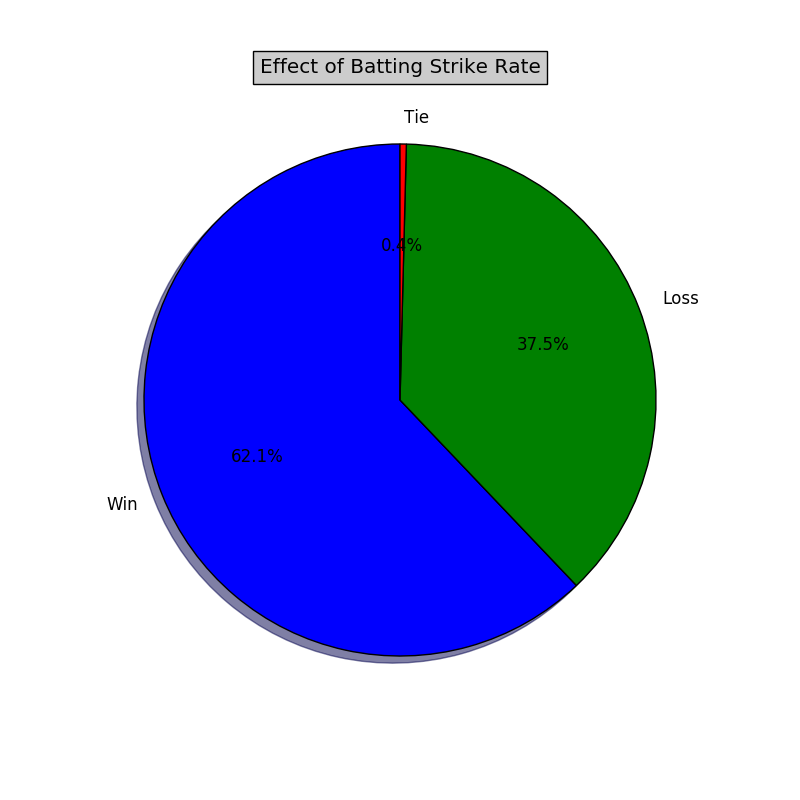

Reproduce this figure in Python.
import csv
import pandas as pd
import numpy as nm
from pylab import*

folder = 'G:\\Google Drive\\Class file\Current\\Me\\Project300\\Data Analysis\\t20s_maleCSV\\'
# file_name = folder + teams + '.csv'

# if csv file column number changes, change this indexex according to the new csv file
decision_index = 6
toss_index = 18
winner_index = 22 #Something bad was happened for wrong indexing ................
team1_name_index = 15
team2_name_index = 16

team_name_mixed_index = 10
run_korce_mixed_index = 9
over_korce_mixed_index = 7

win = 0
loss = 0
tie = 0
team1_batting_strike_rate = 0
team2_batting_strike_rate = 0
team1_run_korce = 0.0
team2_run_korce = 0.0
team1_over_korce = 0.0
team2_over_korce = 0.0

#648
for value in range(1,505):

    global team1_batting_strike_rate
    global team2_batting_strike_rate

    filename = folder + str(value) + '.csv'
    file=open(filename, "r")
    reader = csv.reader(file)
    flag = 0
    for line in reader:
        if flag == 0:
            flag = 1
            continue
        decision=line[decision_index]
        toss=line[toss_index]
        winner=line[winner_index]
        team1_name = line[team1_name_index]
        team2_name = line[team2_name_index]
        break
    #print(decision,toss,winner)
    print(team1_name, team2_name)

    filename2 = folder + 'mixedCSV' + '.csv'
    file2=open(filename2, "r")
    reader2 = csv.reader(file2)
    flag = 0
    for line in reader2:
        if flag == 0:
            flag = 1
            continue

        if line[team_name_mixed_index] == team1_name:
            flag += 1
            team1_run_korce = float(line[run_korce_mixed_index])
            team1_over_korce = float(line[over_korce_mixed_index])
            team1_batting_strike_rate = team1_run_korce / (team1_over_korce * 6.0)

        if line[team_name_mixed_index] == team2_name:
            flag += 1
            team2_run_korce = float(line[run_korce_mixed_index])
            team2_over_korce = float(line[over_korce_mixed_index])
            team2_batting_strike_rate = team2_run_korce / (team2_over_korce * 6.0)

        if flag == 3:
            break

    print(team1_batting_strike_rate, team2_batting_strike_rate)
    print(winner)
    if(winner == 'tie'):
        tie = tie + 1
    elif winner == team1_name:
        if(team1_batting_strike_rate > team2_batting_strike_rate):
            win += 1
        else:
            loss += 1
    else:
        if(team1_batting_strike_rate < team2_batting_strike_rate):
            win += 1
        else:
            loss += 1

print(win,loss,tie)

figure(1, figsize=(8,8))
ax = axes([0.1,0.1,0.8,0.8])

x = (win/(win+loss+tie)) * 100
y = (loss/(win+loss+tie)) * 100
z = (tie/(win+loss+tie)) * 100
# The slices will be ordered and plotted counter-clockwise.
labels = 'Win', 'Loss', 'Tie'
fracs = [x , y , z ]
explode=(0, 0, 0)

pie(fracs, explode=explode, labels=labels,
                autopct='%1.1f%%', shadow=True, startangle=90)
                # The default startangle is 0, which would start
                # the Frogs slice on the x-axis.  With startangle=90,
                # everything is rotated counter-clockwise by 90 degrees,
                # so the plotting starts on the positive y-axis.

title('Effect of Batting Strike Rate', bbox={'facecolor':'0.8', 'pad':5})

show()
